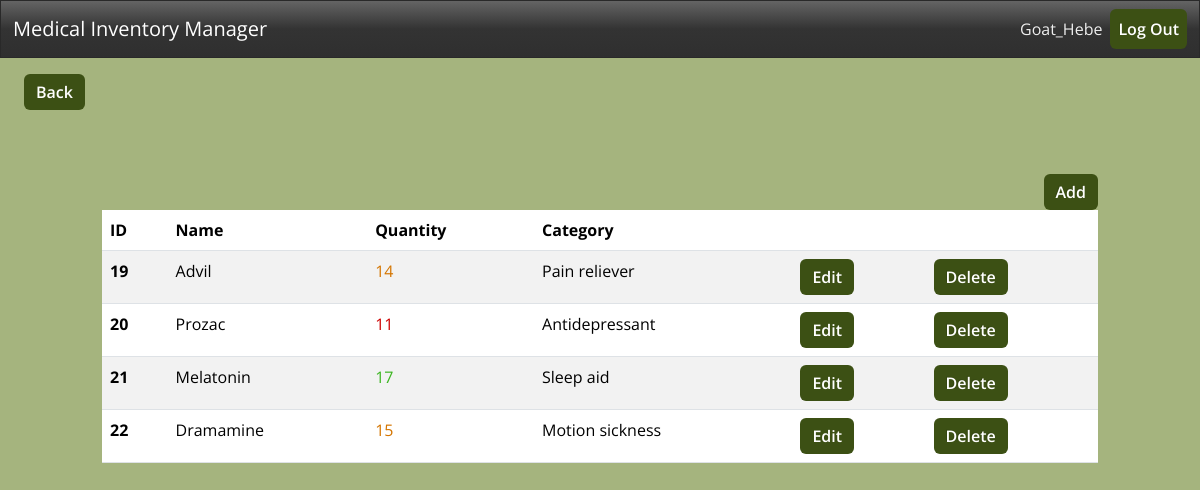
Page /dashboard/ (signed in) on the committed database.
### inventory/models.py (models this page shows, shortened)
class InventoryItem(models.Model):
    name = models.CharField(max_length=200)
    quantity = models.IntegerField()
    category = models.ForeignKey('Category', on_delete=models.SET_NULL, blank=True, null=True)
    date_created = models.DateTimeField(auto_now_add=True)
    user = models.ForeignKey(User, on_delete=models.CASCADE)

class Category(models.Model):
    name = models.CharField(max_length=200)
    class Meta:
        verbose_name_plural = 'categories'

### inventory/views.py (the view)
# urls.py: path('dashboard/', Dashboard.as_view(), name='dashboard'),
class Dashboard(LoginRequiredMixin, TemplateView):
    template_name = 'inventory/dashboard.html'
    def get_context_data(self, **kwargs):
        context = super().get_context_data(**kwargs)
        context['items'] = InventoryItem.objects.filter(user=self.request.user)
        low_inventory = InventoryItem.objects.filter(user=self.request.user, quantity__lte=LOW_QUANTITY)
        warning_inventory = InventoryItem.objects.filter(user=self.request.user, quantity__gt=LOW_QUANTITY, quantity__lt=WARNING_QUANTITY)
        context['low_inventory_ids'] = list(low_inventory.values_list('id', flat=True))
        context['warning_inventory_ids'] = list(warning_inventory.values_list('id', flat=True))
        return context

### inventory/templates/inventory/dashboard.html (shortened to what this page needs)
{% extends 'inventory/base.html' %}
{% block content %}
    <a href="{% url 'index' %}" class="btn btn-outline-primary my-3 mx-4">Back</a>
    <div class="row">
       <div class="col-md-10 col-12 mx-auto mt-5">
          <div class="d-flex justify-content-end">
             <a href="{% url 'add-item' %}" class="btn btn-primary">Add</a>
          </div>
          <table class="table table-hover table-striped">
             <thead>
                <tr>
                   <th scope="col">ID</th>
                   <th scope="col">Name</th>
                   <th scope="col">Quantity</th>
                   <th scope="col">Category</th>
                   <th scope="col"></th>
                   <th scope="col"></th>
                </tr>
             </thead>
             <tbody>
                {% for item in items %}
                <tr>
                   <th scope="row">{{ item.id }}</th>
                   <td>{{ item.name }}</td>
                   {% if item.id in low_inventory_ids %}
                      <td class="text-danger">{{ item.quantity }}</td>
                   {% elif item.id in warning_inventory_ids %}
                     <td class="text-warning">{{ item.quantity }}</td>
                   {% else %}
                      <td class="text-success">{{ item.quantity }}</td>
                   {% endif %}
                   <td>{{ item.category.name }}</td>
                   <td><a href="{% url 'edit-item' item.id %}" class="btn btn-outline-secondary">Edit</a></td>
                   <td><a href="{% url 'delete-item' item.id %}" class="btn btn-secondary">Delete</a></td>
                </tr>
                {% endfor %}
             </tbody>
          </table>
       </div>
    </div>
{% endblock content %}

### inventory/templates/inventory/navigation.html (shortened to what this page needs)
<nav class='navbar navbar-expand-lg bg-dark navbar-dark'>
	<div class="container-fluid">
		<a class="navbar-brand" href="{% url 'index' %}">
		Medical Inventory Manager
		</a>
		<div class="collapse navbar-collapse justify-content-end" id="navbarNav">
			<ul class="navbar-nav">
				{% if user.is_authenticated %}
				<li class="nav-item">
					<span class='nav-link text-light'>
						{{ user.username }}
					</span>
				</li>
				<li class='nav-item'>
					<form method="post" action="{% url 'logout' %}" class='d-inline'>
						<button type="submit" class='btn btn-link nav-link text-light'>
						Log Out
						</button>
					</form>
				</li>
				{% endif %}
			</ul>
		</div>
	</div>
</nav>

### inventory/templates/inventory/base.html (style rules this page uses)
.btn { border-radius: 6px !important; border: none !important; background: rgb(60, 80, 20) !important; color: #fff !important; font-weight: 600 !important; transition: all 0.2s ease !important; }

### rows in the picture
InventoryItem: id "19", name "Advil", quantity "14", category.name "Pain reliever"
InventoryItem: id "20", name "Prozac", quantity "11", category.name "Antidepressant"
InventoryItem: id "21", name "Melatonin", quantity "17", category.name "Sleep aid"
InventoryItem: id "22", name "Dramamine", quantity "15", category.name "Motion sickness"

### other values in the picture
{{ user.username }} "Goat_Hebe"
